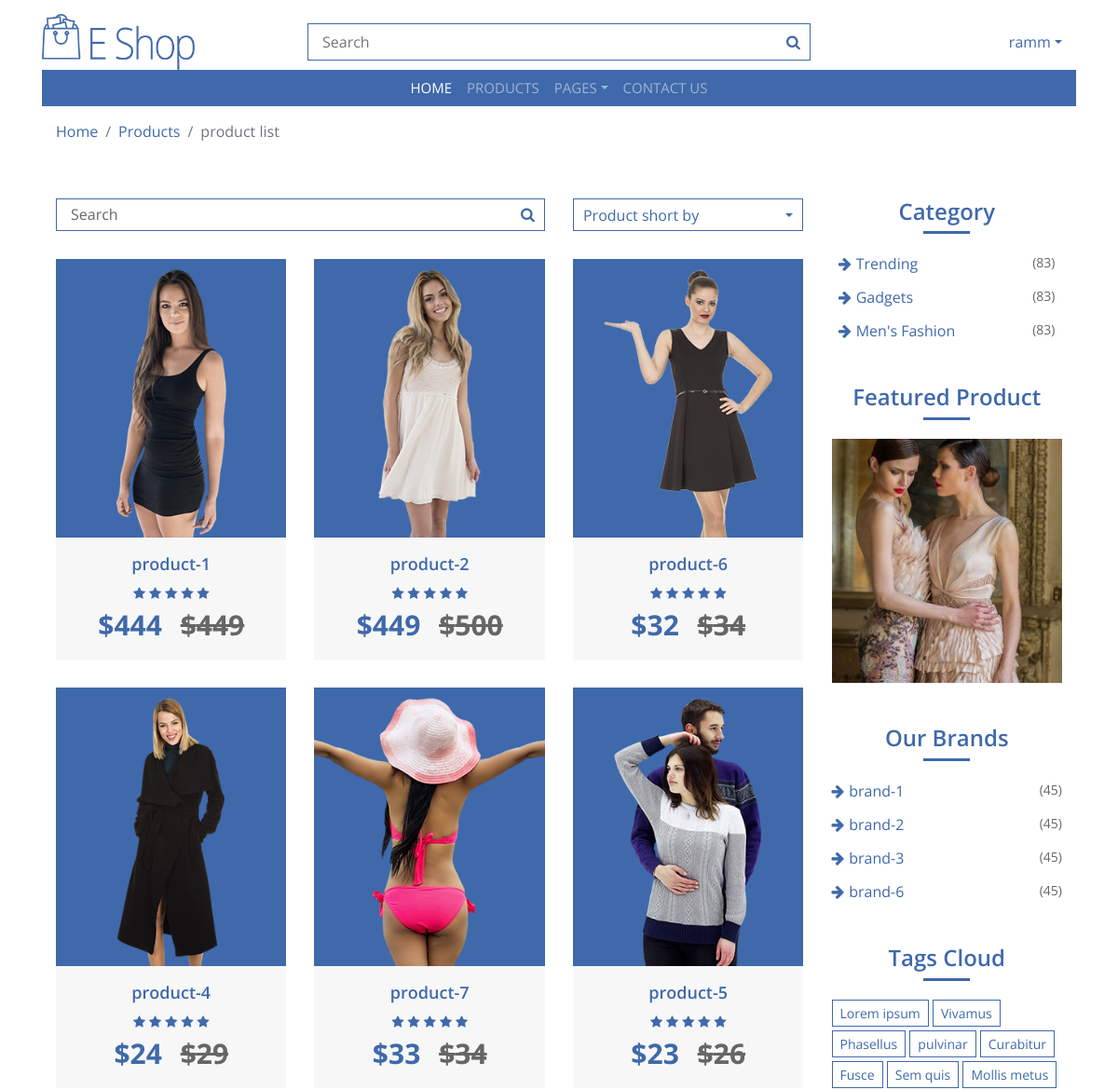
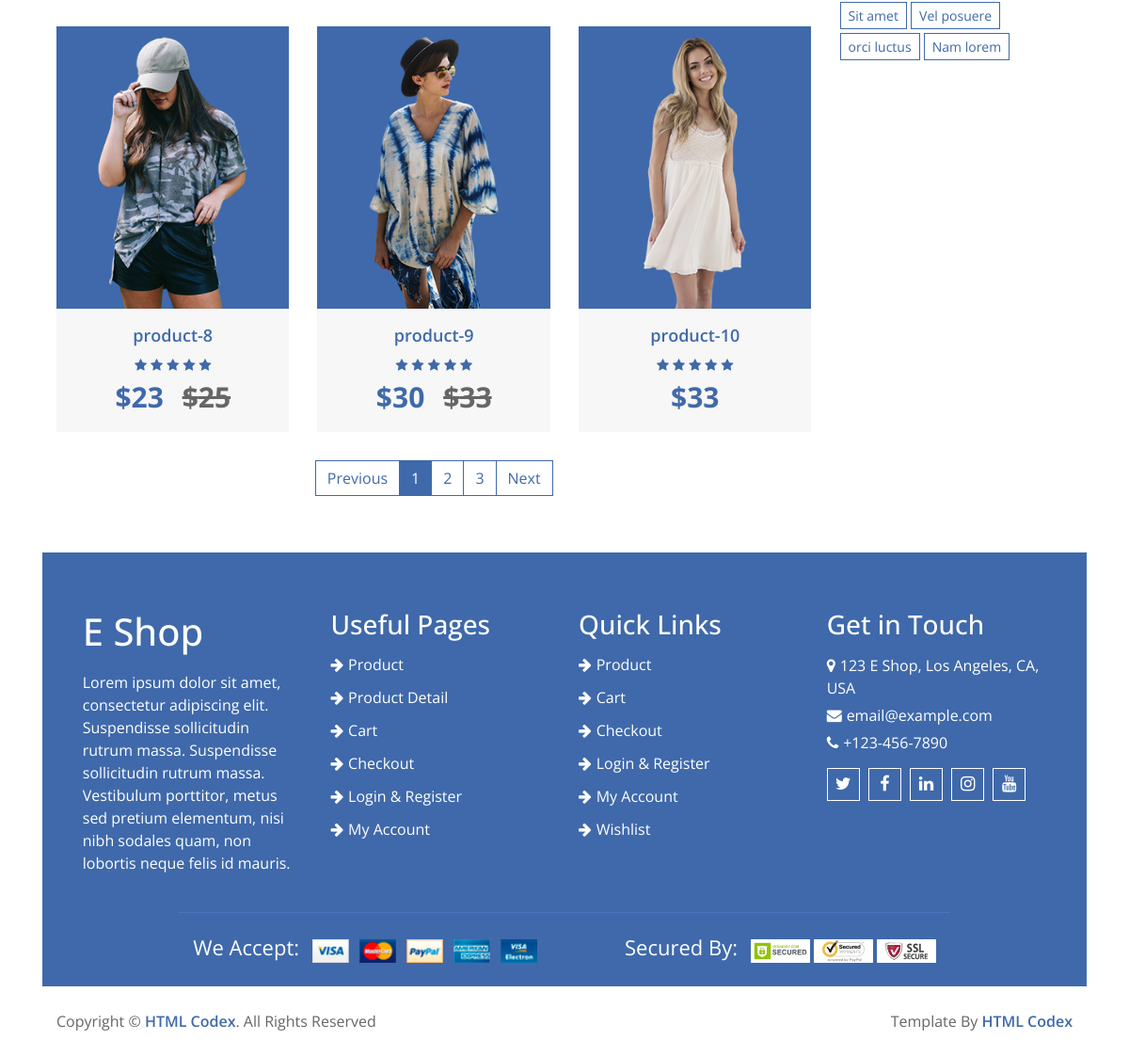
Page /category/Trending (signed in) on the committed database (2 pictures, top to bottom).
### home/models.py (models this page shows, shortened)
class Product(models.Model):
    name = models.CharField(max_length=300)
    slug = models.CharField(max_length=500, unique=True)
    image = models.ImageField(upload_to='media')
    price = models.IntegerField()
    discounted_price = models.IntegerField(default=0)
    description = models.TextField(blank=True)
    specification = models.TextField(blank=True)
    category = models.ForeignKey(Category, on_delete=models.CASCADE)
    subcategory = models.ForeignKey(SubCategory, on_delete=models.CASCADE)
    brand = models.ForeignKey(Brand, on_delete=models.CASCADE)
    labels = models.CharField(choices=LABELS, max_length=50)
    stock = models.CharField(choices=STOCK, max_length=50)

class Category(models.Model):
    name = models.CharField(max_length=300)
    image = models.ImageField(upload_to='media')
    slug = models.CharField(max_length=500, unique=True)

class Brand(models.Model):
    name = models.CharField(max_length=500)
    image = models.ImageField(upload_to='media')
    rank = models.IntegerField(unique=True)
    slug = models.CharField(max_length=500, unique=True)

### home/views.py (the view)
# urls.py: path('category/<slug>', CategoryView.as_view(), name='category'),
class CategoryView(BaseView):
    def get(self,request,slug):
        self.views
        ids = Category.objects.get(slug = slug).id
        self.views['catproducts'] = Product.objects.filter(category_id = ids)
        return render(request, 'category.html', self.views)

### templates/category.html (shortened to what this page needs)
{% extends 'base.html' %}
{% load static %}
{% block content %}
        <div class="breadcrumb-wrap">
            <div class="container">
                <ul class="breadcrumb">
                    <li class="breadcrumb-item"><a href="#">Home</a></li>
                    <li class="breadcrumb-item"><a href="#">Products</a></li>
                    <li class="breadcrumb-item active">product list</li>
                </ul>
            </div>
        </div>
        <div class="product-view">
            <div class="container">
                <div class="row">
                    <div class="col-md-9">
                        <div class="row">
                            <div class="col-lg-12">
                                <div class="row">
                                    <div class="col-md-8">
                                        <div class="product-search">
                                            <input type="email" value="Search">
                                            <button><i class="fa fa-search"></i></button>
                                        </div>
                                    </div>
                                    <div class="col-md-4">
                                        <div class="product-short">
                                            <div class="dropdown">
                                                <a href="#" class="dropdown-toggle" data-toggle="dropdown">Product short by</a>
                                            </div>
                                        </div>
                                    </div>
                                </div>
                            </div>
                            {% for cat in catproducts %}
                            <div class="col-lg-4">
                                <div class="product-item">
                                    <div class="product-image">
                                        <a href="product-detail.html">
                                            <img src="{{cat.image.url}}" alt="Product Image">
                                        </a>
                                    </div>
                                    <div class="product-content">
                                        <div class="title"><a href="#">{{cat.name}}</a></div>
                                        <div class="ratting">
                                            <i class="fa fa-star"></i>
                                            <i class="fa fa-star"></i>
                                            <i class="fa fa-star"></i>
                                            <i class="fa fa-star"></i>
                                            <i class="fa fa-star"></i>
                                        </div>
                                        <div class="price">
                                            {% if cat.discounted_price > 0 %}
                                            ${{cat.discounted_price}} <span>${{cat.price}}</span>
                                            {% else %}
                                            ${{cat.price}}
                                            {% endif %}
                                        </div>
                                    </div>
                                </div>
                            </div>
                            {% endfor %}
                        </div>
                        <div class="col-lg-12">
                            <nav aria-label="Page navigation example">
                                <ul class="pagination justify-content-center">
                                    <li class="page-item disabled">
                                        <a class="page-link" href="#" tabindex="-1">Previous</a>
                                    </li>
                                    <li class="page-item active"><a class="page-link" href="#">1</a></li>
                                    <li class="page-item"><a class="page-link" href="#">2</a></li>
                                    <li class="page-item"><a class="page-link" href="#">3</a></li>
                                    <li class="page-item">
                                        <a class="page-link" href="#">Next</a>
                                    </li>
                                </ul>
                            </nav>
                        </div>
                    </div>
                    <div class="col-md-3">
                        <div class="sidebar-widget category">
                            <h2 class="title">Category</h2>
                            <ul>
                                {% for cat in categories %}
                                <li><a href="#">{{cat.name}}</a><span>(83)</span></li>
                                {% endfor %}
                            </ul>
                        </div>
                        <div class="sidebar-widget image">
                            <h2 class="title">Featured Product</h2>
                            <a href="#">
                                <img src="{% static 'img/category-1.jpg' %}" alt="Image">
                            </a>
                        </div>
                        <div class="sidebar-widget brands">
                            <h2 class="title">Our Brands</h2>
                            <ul>
                                {% for brand in brands %}
                                <li><a href="#">{{brand.name}} </a><span>(45)</span></li>
                                {% endfor %}
                            </ul>
                        </div>
                        <div class="sidebar-widget tag">
                            <h2 class="title">Tags Cloud</h2>
                            <a href="#">Lorem ipsum</a>
                            <a href="#">Vivamus</a>
                            <a href="#">Phasellus</a>
                            <a href="#">pulvinar</a>
                            <a href="#">Curabitur</a>
                            <a href="#">Fusce</a>
                            <a href="#">Sem quis</a>
                            <a href="#">Mollis metus</a>
                            <a href="#">Sit amet</a>
                            <a href="#">Vel posuere</a>
                            <a href="#">orci luctus</a>
                            <a href="#">Nam lorem</a>
                        </div>
                    </div>
                </div>
            </div>
        </div>
{% endblock %}

### templates/base.html (shortened to what this page needs)
<!DOCTYPE html>
{% load static %}
<html lang="en">
    <head>
        <link href="https://stackpath.bootstrapcdn.com/bootstrap/4.4.1/css/bootstrap.min.css" rel="stylesheet">
        <link href="https://stackpath.bootstrapcdn.com/font-awesome/4.7.0/css/font-awesome.min.css" rel="stylesheet">
        <link href="{% static 'lib/slick/slick.css' %}" rel="stylesheet">
        <link href="{% static 'lib/slick/slick-theme.css' %}" rel="stylesheet">
        <link href="{% static 'css/style.css' %}" rel="stylesheet">
    </head>
    <body>
        <div class="top-header">
            <div class="container">
                <div class="row align-items-center">
                    <div class="col-md-3">
                        <div class="logo">
                            <a href="index.html">
                                <img src="{% static 'img/logo.png' %}" alt="Logo">
                            </a>
                        </div>
                    </div>
                    <div class="col-md-6">
                        <form method="GET" action="/search_product">
                        <div class="search">
                            <input name="query" type="text"  placeholder="Search">
                            <button type="submit"><i class="fa fa-search"></i></button>
                        </div>
                        </form>
                    </div>
                    <div class="col-md-3">
                        <div class="user">
                            {% if user.is_authenticated %}
                            <div class="dropdown">
                                <a href="#" class="dropdown-toggle" data-toggle="dropdown">{{user.username}}</a>
                            {% endif %}
                    </div>
                </div>
            </div>
        </div>
        <div class="header">
            <div class="container">
                <nav class="navbar navbar-expand-md bg-dark navbar-dark">
                    <div class="collapse navbar-collapse justify-content-between" id="navbarCollapse">
                        <div class="navbar-nav m-auto">
                            <a href="/" class="nav-item nav-link active">Home</a>
                            <a href="product-list.html" class="nav-item nav-link">Products</a>
                            <div class="nav-item dropdown">
                                <a href="#" class="nav-link dropdown-toggle" data-toggle="dropdown">Pages</a>
                            </div>
                            <a href="contact.html" class="nav-item nav-link">Contact Us</a>
                        </div>
                    </div>
                </nav>
            </div>
        </div>
{% block content %}
{% endblock %}
        <div class="footer">
            <div class="container-fluid">
                <div class="row">
                    <div class="col-lg-3 col-md-6">
                        <div class="footer-widget">
                            <h1>E Shop</h1>
                            <p>
                                Lorem ipsum dolor sit amet, consectetur adipiscing elit. Suspendisse sollicitudin rutrum massa. Suspendisse sollicitudin rutrum massa. Vestibulum porttitor, metus sed pretium elementum, nisi nibh sodales quam, non lobortis neque felis id mauris.
                            </p>
                        </div>
                    </div>
                    <div class="col-lg-3 col-md-6">
                        <div class="footer-widget">
                            <h3 class="title">Useful Pages</h3>
                            <ul>
                                <li><a href="product.html">Product</a></li>
                                <li><a href="product-detail.html">Product Detail</a></li>
                                <li><a href="cart.html">Cart</a></li>
                                <li><a href="checkout.html">Checkout</a></li>
                                <li><a href="login.html">Login & Register</a></li>
                                <li><a href="my-account.html">My Account</a></li>
                            </ul>
                        </div>
                    </div>
                    <div class="col-lg-3 col-md-6">
                        <div class="footer-widget">
                            <h3 class="title">Quick Links</h3>
                            <ul>
                                <li><a href="product.html">Product</a></li>
                                <li><a href="cart.html">Cart</a></li>
                                <li><a href="checkout.html">Checkout</a></li>
                                <li><a href="login.html">Login & Register</a></li>
                                <li><a href="my-account.html">My Account</a></li>
                                <li><a href="wishlist.html">Wishlist</a></li>
                            </ul>
                        </div>
                    </div>
                    <div class="col-lg-3 col-md-6">
                        <div class="footer-widget">
                            <h3 class="title">Get in Touch</h3>
                            <div class="contact-info">
                                <p><i class="fa fa-map-marker"></i>123 E Shop, Los Angeles, CA, USA</p>
                                <p><i class="fa fa-envelope"></i>email@example.com</p>
                                <p><i class="fa fa-phone"></i>+123-456-7890</p>
                                <div class="social">
                                    <a href=""><i class="fa fa-twitter"></i></a>
                                    <a href=""><i class="fa fa-facebook"></i></a>
                                    <a href=""><i class="fa fa-linkedin"></i></a>
                                    <a href=""><i class="fa fa-instagram"></i></a>
                                    <a href=""><i class="fa fa-youtube"></i></a>
                                </div>
                            </div>
                        </div>
                    </div>
                </div>
                <div class="row payment">
                    <div class="col-md-6">
                        <div class="payment-method">
                            <p>We Accept:</p>
                            <img src="{% static 'img/payment-method.png' %}" alt="Payment Method" />
                        </div>
                    </div>
                    <div class="col-md-6">
                        <div class="payment-security">
                            <p>Secured By:</p>
                            <img src="{% static 'img/godaddy.svg' %}" alt="Payment Security" />
                            <img src="{% static 'img/norton.svg' %}" alt="Payment Security" />
                            <img src="{% static 'img/ssl.svg' %}" alt="Payment Security" />
                        </div>
                    </div>
                </div>
            </div>
        </div>
        <div class="footer-bottom">
            <div class="container">
                <div class="row">
                    <div class="col-md-6 copyright">
                        <p>Copyright &copy; <a href="https://htmlcodex.com">HTML Codex</a>. All Rights Reserved</p>
                    </div>
                    <div class="col-md-6 template-by">
                        <p>Template By <a href="https://htmlcodex.com">HTML Codex</a></p>
                    </div>
                </div>
            </div>
        </div>
    </body>
</html>

### rows in the picture
Product: image (picture), name "product-1", discounted_price "444", price "449"
Product: image (picture), name "product-2", discounted_price "449", price "500"
Product: image (picture), name "product-6", discounted_price "32", price "34"
Product: image (picture), name "product-4", discounted_price "24", price "29"
Product: image (picture), name "product-7", discounted_price "33", price "34"
Product: image (picture), name "product-5", discounted_price "23", price "26"
Product: image (picture), name "product-8", discounted_price "23", price "25"
Product: image (picture), name "product-9", discounted_price "30", price "33"
Product: image (picture), name "product-10", price "33"
Category: name "Trending"
Category: name "Gadgets"
Category: name "Men's Fashion"
Brand: name "brand-1"
Brand: name "brand-2"
Brand: name "brand-3"
Brand: name "brand-6"

### other values in the picture
{{ user.username }} "ramm"
